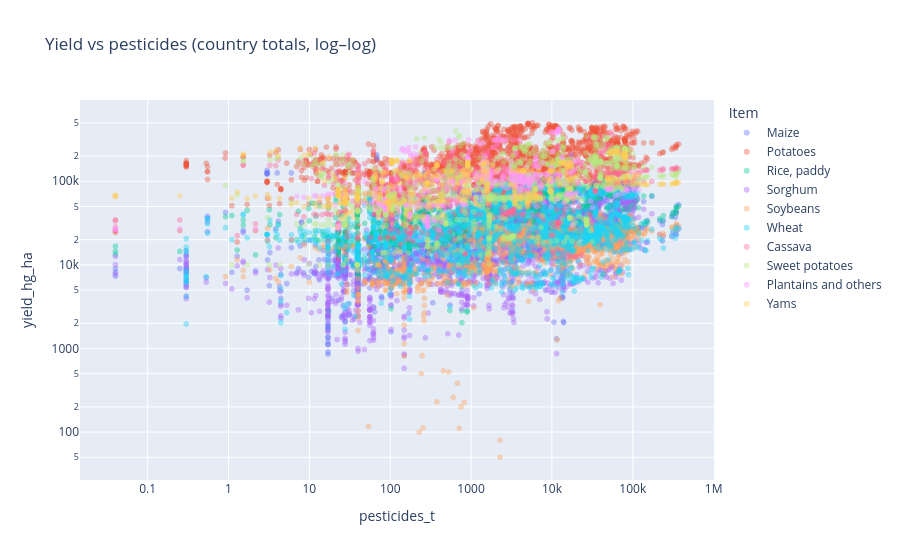

Source (notebook cell):
### Code cell
px.scatter(panel, x="pesticides_t", y="yield_hg_ha", color="Item", log_x=True, log_y=True,
           opacity=0.4, title="Yield vs pesticides (country totals, log–log)").show()

### Figure 1 — Plotly figure (JSON) as saved in the notebook; plotly's stock layout.template omitted (floating-point values rounded to 4 significant figures; data arrays with more than 128 entries replaced by an {"elided": "..."} marker saying what was removed)
{"data": [{"hovertemplate": "Item=Maize<br>pesticides_t=%{x}<br>yield_hg_ha=%{y}<extra></extra>", "legendgroup": "Maize", "marker": {"color": "#636efa", "opacity": 0.4, "symbol": "circle"}, "mode": "markers", "name": "Maize", "showlegend": true, "type": "scattergl", "x": {"elided": "2028 float values"}, "xaxis": "x", "y": {"elided": "2028 int values"}, "yaxis": "y"}, {"hovertemplate": "Item=Potatoes<br>pesticides_t=%{x}<br>yield_hg_ha=%{y}<extra></extra>", "legendgroup": "Potatoes", "marker": {"color": "#EF553B", "opacity": 0.4, "symbol": "circle"}, "mode": "markers", "name": "Potatoes", "showlegend": true, "type": "scattergl", "x": {"elided": "2091 float values"}, "xaxis": "x", "y": {"elided": "2091 int values"}, "yaxis": "y"}, {"hovertemplate": "Item=Rice, paddy<br>pesticides_t=%{x}<br>yield_hg_ha=%{y}<extra></extra>", "legendgroup": "Rice, paddy", "marker": {"color": "#00cc96", "opacity": 0.4, "symbol": "circle"}, "mode": "markers", "name": "Rice, paddy", "showlegend": true, "type": "scattergl", "x": {"elided": "1502 float values"}, "xaxis": "x", "y": {"elided": "1502 int values"}, "yaxis": "y"}, {"hovertemplate": "Item=Sorghum<br>pesticides_t=%{x}<br>yield_hg_ha=%{y}<extra></extra>", "legendgroup": "Sorghum", "marker": {"color": "#ab63fa", "opacity": 0.4, "symbol": "circle"}, "mode": "markers", "name": "Sorghum", "showlegend": true, "type": "scattergl", "x": {"elided": "1435 float values"}, "xaxis": "x", "y": {"elided": "1435 int values"}, "yaxis": "y"}, {"hovertemplate": "Item=Soybeans<br>pesticides_t=%{x}<br>yield_hg_ha=%{y}<extra></extra>", "legendgroup": "Soybeans", "marker": {"color": "#FFA15A", "opacity": 0.4, "symbol": "circle"}, "mode": "markers", "name": "Soybeans", "showlegend": true, "type": "scattergl", "x": {"elided": "1242 float values"}, "xaxis": "x", "y": {"elided": "1242 int values"}, "yaxis": "y"}, {"hovertemplate": "Item=Wheat<br>pesticides_t=%{x}<br>yield_hg_ha=%{y}<extra></extra>", "legendgroup": "Wheat", "marker": {"color": "#19d3f3", "opacity": 0.4, "symbol": "circle"}, "mode": "markers", "name": "Wheat", "showlegend": true, "type": "scattergl", "x": {"elided": "1810 float values"}, "xaxis": "x", "y": {"elided": "1810 int values"}, "yaxis": "y"}, {"hovertemplate": "Item=Cassava<br>pesticides_t=%{x}<br>yield_hg_ha=%{y}<extra></extra>", "legendgroup": "Cassava", "marker": {"color": "#FF6692", "opacity": 0.4, "symbol": "circle"}, "mode": "markers", "name": "Cassava", "showlegend": true, "type": "scattergl", "x": {"elided": "941 float values"}, "xaxis": "x", "y": {"elided": "941 int values"}, "yaxis": "y"}, {"hovertemplate": "Item=Sweet potatoes<br>pesticides_t=%{x}<br>yield_hg_ha=%{y}<extra></extra>", "legendgroup": "Sweet potatoes", "marker": {"color": "#B6E880", "opacity": 0.4, "symbol": "circle"}, "mode": "markers", "name": "Sweet potatoes", "showlegend": true, "type": "scattergl", "x": {"elided": "1163 float values"}, "xaxis": "x", "y": {"elided": "1163 int values"}, "yaxis": "y"}, {"hovertemplate": "Item=Plantains and others<br>pesticides_t=%{x}<br>yield_hg_ha=%{y}<extra></extra>", "legendgroup": "Plantains and others", "marker": {"color": "#FF97FF", "opacity": 0.4, "symbol": "circle"}, "mode": "markers", "name": "Plantains and others", "showlegend": true, "type": "scattergl", "x": {"elided": "464 float values"}, "xaxis": "x", "y": {"elided": "464 int values"}, "yaxis": "y"}, {"hovertemplate": "Item=Yams<br>pesticides_t=%{x}<br>yield_hg_ha=%{y}<extra></extra>", "legendgroup": "Yams", "marker": {"color": "#FECB52", "opacity": 0.4, "symbol": "circle"}, "mode": "markers", "name": "Yams", "showlegend": true, "type": "scattergl", "x": {"elided": "454 float values"}, "xaxis": "x", "y": {"elided": "454 int values"}, "yaxis": "y"}], "layout": {"legend": {"title": {"text": "Item"}, "tracegroupgap": 0}, "title": {"text": "Yield vs pesticides (country totals, log–log)"}, "xaxis": {"anchor": "y", "domain": [0.0, 1.0], "title": {"text": "pesticides_t"}, "type": "log"}, "yaxis": {"anchor": "x", "domain": [0.0, 1.0], "title": {"text": "yield_hg_ha"}, "type": "log"}}}
